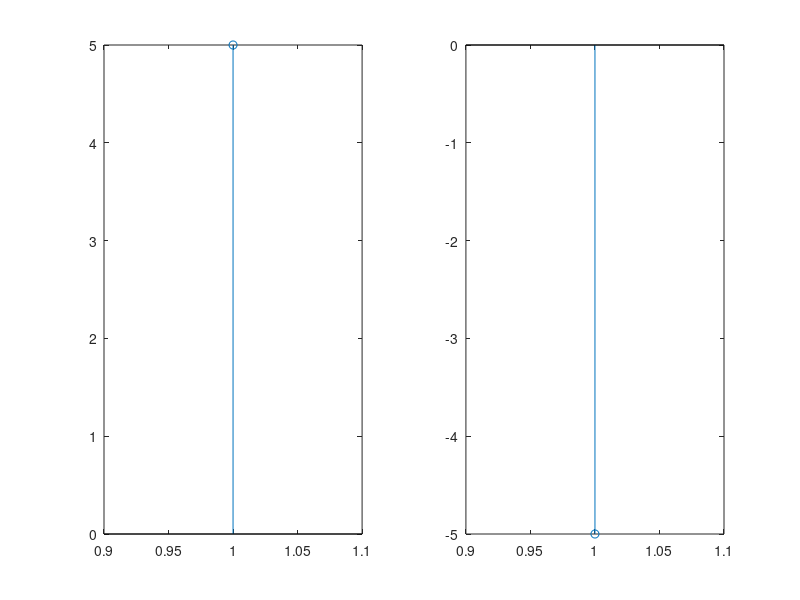

Here is the MATLAB script that generated this plot:
clear all;
close all;
clc;

%input segment

inp=input('enter:');
B = times(inp,-1);
disp(B);


%output
subplot(1,2,1);
stem(inp);
subplot(1,2,2);
stem(B);